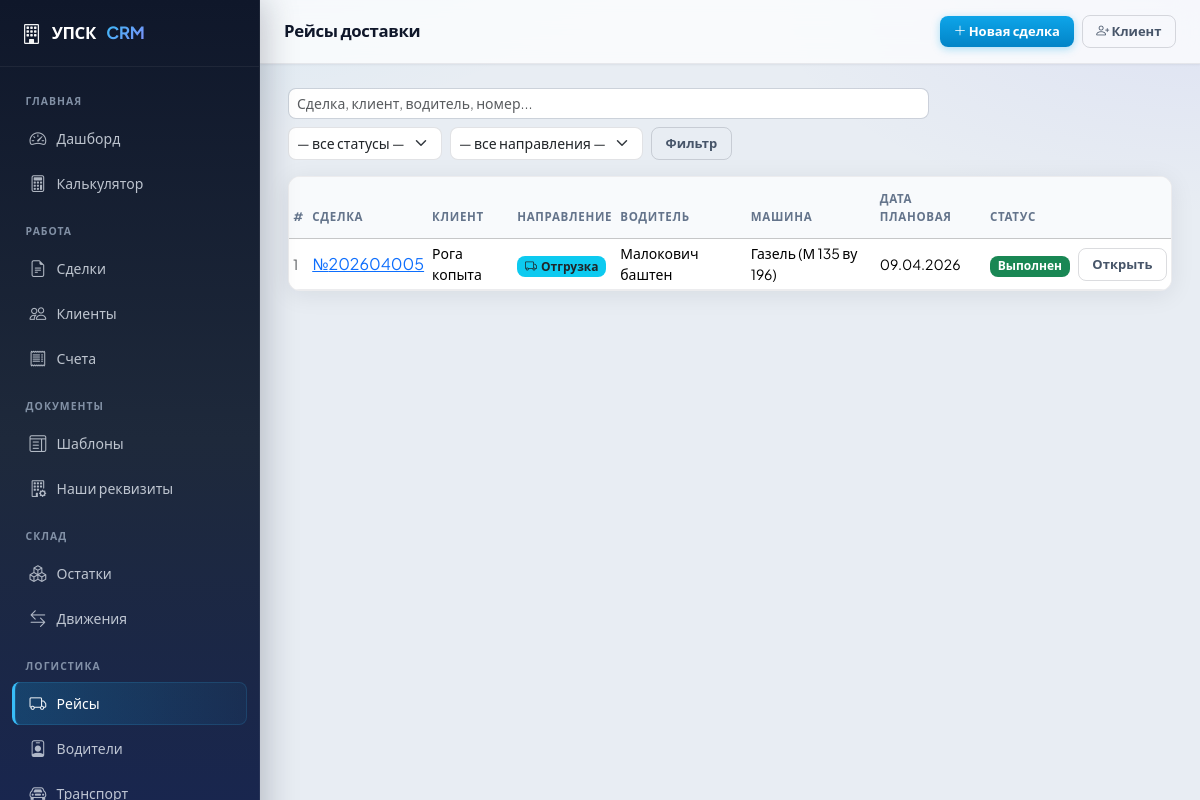
The app's page /delivery/ with its own data.
### delivery/models.py (models this page shows, shortened)
class Delivery(models.Model):
    deal = models.ForeignKey(
        'deals.Deal', on_delete=models.PROTECT,
        related_name='deliveries', verbose_name='Сделка'
    )
    direction = models.CharField(
        'Направление', max_length=20,
        choices=DELIVERY_DIRECTION_CHOICES, default='delivery'
    )
    driver = models.ForeignKey(
        Driver, on_delete=models.PROTECT,
        related_name='deliveries', verbose_name='Водитель',
        null=True, blank=True
    )
    vehicle = models.ForeignKey(
        Vehicle, on_delete=models.PROTECT,
        related_name='deliveries', verbose_name='Транспортное средство',
        null=True, blank=True
    )
    planned_date = models.DateField('Плановая дата')
    planned_time = models.TimeField('Плановое время', null=True, blank=True)
    actual_date = models.DateField('Фактическая дата', null=True, blank=True)
    address = models.TextField(
        'Адрес', blank=True,
        help_text='По умолчанию берётся адрес из сделки'
    )
    status = models.CharField(
        'Статус', max_length=20,
        choices=DELIVERY_STATUS_CHOICES, default='planned'
    )
    cost = models.DecimalField(
        'Стоимость рейса (₽)', max_digits=10, decimal_places=2, default=0
    )
    notes = models.TextField('Примечания', blank=True)
    created_at = models.DateTimeField('Создан', auto_now_add=True)
    updated_at = models.DateTimeField('Обновлён', auto_now=True)
    class Meta:
        verbose_name = 'Рейс'
        verbose_name_plural = 'Рейсы'
        ordering = ['-planned_date', '-created_at']
    @property
    def status_color(self):
        return DELIVERY_STATUS_COLOR.get(self.status, 'secondary')
    @property
    def status_label(self):
        return dict(DELIVERY_STATUS_CHOICES).get(self.status, self.status)

class Driver(models.Model):
    full_name = models.CharField('ФИО', max_length=200)
    phone = models.CharField('Телефон', max_length=50, blank=True)
    license_number = models.CharField('Номер ВУ', max_length=50, blank=True)
    is_active = models.BooleanField('Активен', default=True)
    notes = models.TextField('Примечания', blank=True)
    class Meta:
        verbose_name = 'Водитель'
        verbose_name_plural = 'Водители'
        ordering = ['full_name']

class Vehicle(models.Model):
    name = models.CharField('Название / марка', max_length=200)
    reg_number = models.CharField('Гос. номер', max_length=30, unique=True)
    capacity_tons = models.DecimalField(
        'Грузоподъёмность (т)', max_digits=6, decimal_places=2, default=0
    )
    volume_m3 = models.DecimalField(
        'Объём кузова (м³)', max_digits=6, decimal_places=2, default=0,
        help_text='Оставьте 0 если неизвестно'
    )
    is_active = models.BooleanField('Активна', default=True)
    notes = models.TextField('Примечания', blank=True)
    class Meta:
        verbose_name = 'Транспортное средство'
        verbose_name_plural = 'Транспортные средства'
        ordering = ['name']
    def __str__(self):
        return f'{self.name} ({self.reg_number})'

### deals/models.py (models this page shows, shortened)
class Deal(models.Model):
    number = models.CharField('Номер сделки', max_length=50, unique=True)
    client = models.ForeignKey('clients.Client', on_delete=models.PROTECT,
                               related_name='deals', verbose_name='Клиент')
    our_entity = models.ForeignKey(
        'documents.OurLegalEntity',
        on_delete=models.PROTECT,
        related_name='deals',
        verbose_name='Наша организация',
        null=True,
        blank=True,
    )
    status = models.CharField('Статус', max_length=30, choices=DEAL_STATUS_CHOICES, default='new')
    created_at = models.DateTimeField('Создана', auto_now_add=True)
    updated_at = models.DateTimeField('Обновлена', auto_now=True)
    start_date = models.DateField('Дата начала аренды', null=True, blank=True)
    end_date = models.DateField('Дата окончания аренды', null=True, blank=True)
    actual_return_date = models.DateField('Фактический возврат', null=True, blank=True)
    city = models.CharField('Город', max_length=50, choices=CITY_CHOICES, default='Екатеринбург')
    delivery_address = models.TextField('Адрес доставки', blank=True)
    delivery_cost = models.DecimalField('Стоимость доставки (1 рейс)', max_digits=10, decimal_places=2, default=0)
    vat_mode = models.CharField('НДС', max_length=20, choices=VAT_CHOICES, default='no_vat')
    deposit_pct = models.DecimalField('Залог %', max_digits=5, decimal_places=2, default=10)
    total_area = models.DecimalField('Площадь (м²)', max_digits=10, decimal_places=2, default=0)
    rental_days = models.IntegerField('Срок аренды (дней)', default=30)
    daily_cost = models.DecimalField('Суточная стоимость', max_digits=10, decimal_places=2, default=0)
    total_rental = models.DecimalField('Итого аренда', max_digits=12, decimal_places=2, default=0)
    market_value = models.DecimalField('Рыночная стоимость оборудования', max_digits=12, decimal_places=2, default=0)
    deposit_amount = models.DecimalField('Сумма залога', max_digits=12, decimal_places=2, default=0)
    grand_total = models.DecimalField('Итого к оплате', max_digits=12, decimal_places=2, default=0)
    notes = models.TextField('Примечания', blank=True)
    contract_number = models.CharField('Номер договора', max_length=100, blank=True)
    contract_date = models.DateField('Дата договора', null=True, blank=True)
    class Meta:
        verbose_name = 'Сделка'
        verbose_name_plural = 'Сделки'
        ordering = ['-created_at']

### clients/models.py (models this page shows, shortened)
class Client(models.Model):
    CLIENT_TYPE_CHOICES = [
        ('individual', 'Физическое лицо'),
        ('company', 'Юридическое лицо'),
    ]
    client_type = models.CharField('Тип клиента', max_length=20, choices=CLIENT_TYPE_CHOICES, default='individual')
    name = models.CharField('Имя / Наименование', max_length=255)
    phone = models.CharField('Телефон', max_length=50, blank=True)
    email = models.EmailField('Email', blank=True)
    address = models.TextField('Адрес', blank=True)
    city = models.CharField('Город', max_length=100, default='Екатеринбург')
    notes = models.TextField('Примечания', blank=True)
    created_at = models.DateTimeField('Создан', auto_now_add=True)
    updated_at = models.DateTimeField('Обновлён', auto_now=True)
    passport_series = models.CharField('Серия паспорта', max_length=10, blank=True)
    passport_number = models.CharField('Номер паспорта', max_length=20, blank=True)
    passport_issued_by = models.CharField('Кем выдан', max_length=255, blank=True)
    passport_issued_date = models.DateField('Дата выдачи', null=True, blank=True)
    birth_date = models.DateField('Дата рождения', null=True, blank=True)
    registration_address = models.TextField('Адрес регистрации', blank=True)
    company_full_name = models.CharField('Полное наименование', max_length=500, blank=True)
    inn = models.CharField('ИНН', max_length=20, blank=True)
    kpp = models.CharField('КПП', max_length=20, blank=True)
    ogrn = models.CharField('ОГРН', max_length=20, blank=True)
    director = models.CharField('Руководитель (ФИО)', max_length=255, blank=True)
    director_short = models.CharField('Руководитель (И.О. Фамилия)', max_length=100, blank=True)
    director_title = models.CharField('Должность руководителя', max_length=100, default='Директор', blank=True)
    legal_address = models.TextField('Юридический адрес', blank=True)
    bank_name = models.CharField('Банк', max_length=255, blank=True)
    bank_account = models.CharField('Расчётный счёт', max_length=30, blank=True)
    bank_bik = models.CharField('БИК', max_length=20, blank=True)
    bank_corr_account = models.CharField('Корр. счёт', max_length=30, blank=True)
    class Meta:
        verbose_name = 'Клиент'
        verbose_name_plural = 'Клиенты'
        ordering = ['-created_at']

### delivery/views.py (the view, shortened to what this page needs)
# urls.py: path('', views.delivery_list, name='delivery_list'),
def delivery_list(request):
    qs = Delivery.objects.select_related('deal', 'deal__client', 'driver', 'vehicle')
    status_filter = request.GET.get('status', '')
    direction_filter = request.GET.get('direction', '')
    q = request.GET.get('q', '')
    if status_filter:
        qs = qs.filter(status=status_filter)
    if direction_filter:
        qs = qs.filter(direction=direction_filter)
    return render(request, 'delivery/delivery_list.html', {
        'page_title': 'Рейсы доставки',
        'deliveries': qs,
        'status_choices': DELIVERY_STATUS_CHOICES,
        'status_filter': status_filter,
        'direction_filter': direction_filter,
        'q': q,
    })

### templates/delivery/delivery_list.html (shortened to what this page needs)
{% extends "base.html" %}
{% block nav_delivery %}active{% endblock %}
{% block content %}
<div class="d-flex justify-content-between align-items-center mb-3">
  <div class="d-flex gap-2 flex-wrap">
    <form method="get" class="d-flex gap-2 flex-wrap">
      <input type="text" name="q" value="{{ q }}" class="form-control form-control-sm" placeholder="Сделка, клиент, водитель, номер...">
      <select name="status" class="form-select form-select-sm" style="width:auto">
        <option value="">— все статусы —</option>
      </select>
      <select name="direction" class="form-select form-select-sm" style="width:auto">
        <option value="">— все направления —</option>
      </select>
      <button type="submit" class="btn btn-sm btn-outline-secondary">Фильтр</button>
    </form>
  </div>
</div>
<div class="card">
  <div class="table-responsive">
    <table class="table table-hover table-sm mb-0 align-middle">
      <thead class="table-light">
        <tr>
          <th>#</th>
          <th>Сделка</th>
          <th>Клиент</th>
          <th>Направление</th>
          <th>Водитель</th>
          <th>Машина</th>
          <th>Дата плановая</th>
          <th>Статус</th>
          <th></th>
        </tr>
      </thead>
      <tbody>
        {% for d in deliveries %}
        <tr>
          <td class="text-muted small">{{ d.pk }}</td>
          <td><a href="{% url 'deal_detail' d.deal.pk %}">№{{ d.deal.number }}</a></td>
          <td class="small">{{ d.deal.client.name }}</td>
          <td>
            {% if d.direction == 'delivery' %}
            <span class="badge bg-info text-dark"><i class="bi bi-truck me-1"></i>Отгрузка</span>
            {% else %}
            <span class="badge bg-warning text-dark"><i class="bi bi-arrow-return-left me-1"></i>Возврат</span>
            {% endif %}
          </td>
          <td class="small">{{ d.driver.full_name|default:"—" }}</td>
          <td class="small">{{ d.vehicle|default:"—" }}</td>
          <td class="small">{{ d.planned_date|date:"d.m.Y" }}{% if d.planned_time %} {{ d.planned_time|time:"H:i" }}{% endif %}</td>
          <td><span class="badge bg-{{ d.status_color }}">{{ d.status_label }}</span></td>
          <td><a href="{% url 'delivery_detail' d.pk %}" class="btn btn-sm btn-outline-secondary">Открыть</a></td>
        </tr>
        {% empty %}
        <tr><td colspan="9" class="text-center text-muted py-4">Рейсов не найдено</td></tr>
        {% endfor %}
      </tbody>
    </table>
  </div>
</div>
{% endblock %}

### static/css/app.css (style rules this page uses)
:root { --sidebar-width: 260px; --topbar-height: 64px; --radius-sm: 8px; --radius-md: 12px; --radius-lg: 16px; --shadow-sm: 0 1px 2px rgba(15, 23, 42, 0.06); --shadow-md: 0 4px 24px rgba(15, 23, 42, 0.08); --shadow-lg: 0 12px 40px rgba(15, 23, 42, 0.12); --surface: #ffffff; --surface-2: #f8fafc; --border: rgba(15, 23, 42, 0.08); --accent: #0ea5e9; --accent-hover: #0284c7; --sidebar-bg: linear-gradient(180deg, #0f172a 0%, #1e293b 48%, #172554 100%); --sidebar-border: rgba(255, 255, 255, 0.06); --text-muted-custom: #64748b; --body-bg: #e8edf3; --bs-body-font-family: "Plus Jakarta Sans", system-ui, -apple-system, "Segoe UI", Roboto, sans-serif; --bs-primary: #0ea5e9; --bs-primary-rgb: 14, 165, 233; --bs-link-color: #0284c7; --bs-border-radius: var(--radius-sm); --bs-card-border-radius: var(--radius-md); }
*, *::before, *::after { box-sizing: border-box; }
body { font-family: var(--bs-body-font-family); background: var(--body-bg); background-image: radial-gradient(ellipse 120% 80% at 0% -20%, rgba(14, 165, 233, 0.12), transparent 50%), radial-gradient(ellipse 80% 60% at 100% 0%, rgba(99, 102, 241, 0.08), transparent 45%); background-attachment: fixed; color: #0f172a; -webkit-font-smoothing: antialiased; }
.card { border: 1px solid var(--border); border-radius: var(--radius-md); box-shadow: var(--shadow-md); background: var(--surface); overflow: hidden; }
.table { --bs-table-hover-bg: rgba(14, 165, 233, 0.04); }
.table thead th { font-size: 0.72rem; font-weight: 700; text-transform: uppercase; letter-spacing: 0.06em; color: var(--text-muted-custom) !important; border-bottom-width: 1px; padding-top: 0.85rem; padding-bottom: 0.85rem; background: var(--surface-2); }
.table tbody td { vertical-align: middle; border-color: var(--border); }
.btn { font-weight: 600; border-radius: var(--radius-sm); padding: 0.45rem 1rem; }
.btn-sm { padding: 0.35rem 0.85rem; font-size: 0.8125rem; }
.btn-outline-secondary { border-color: rgba(15, 23, 42, 0.15); color: #475569; }
.form-control, .form-select { border-radius: var(--radius-sm); border-color: rgba(15, 23, 42, 0.12); }

### records on screen
Delivery: pk "1", deal.number "202604005", deal.client.name "Рога копыта", direction "delivery" (drawn), driver.full_name "Малокович баштен", vehicle "Газель (М 135 ву 196)", planned_date "09.04.2026", status_label "Выполнен"

### other values on screen
{{ page_title|default:"" }} "Рейсы доставки"
